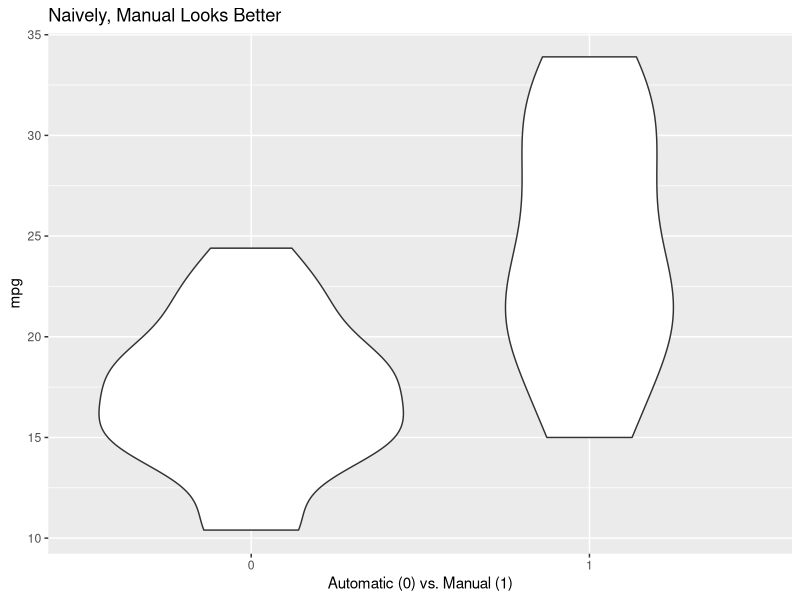
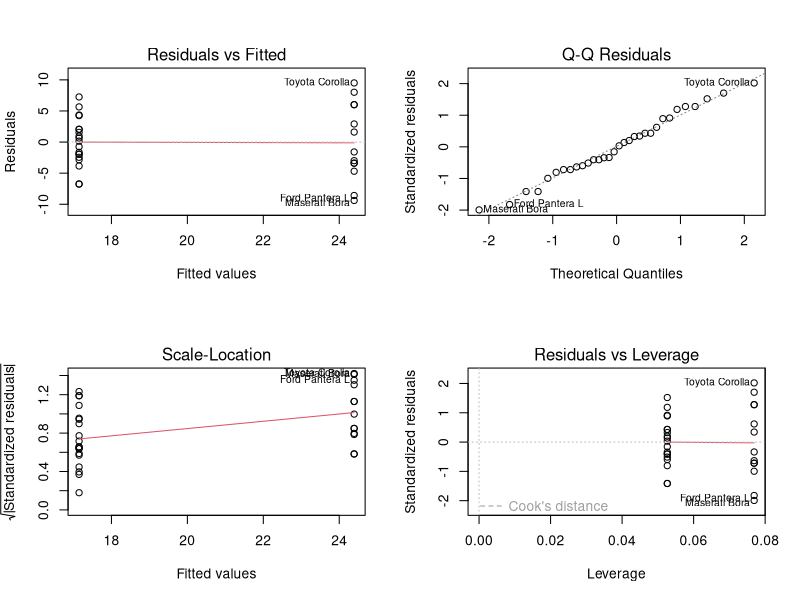
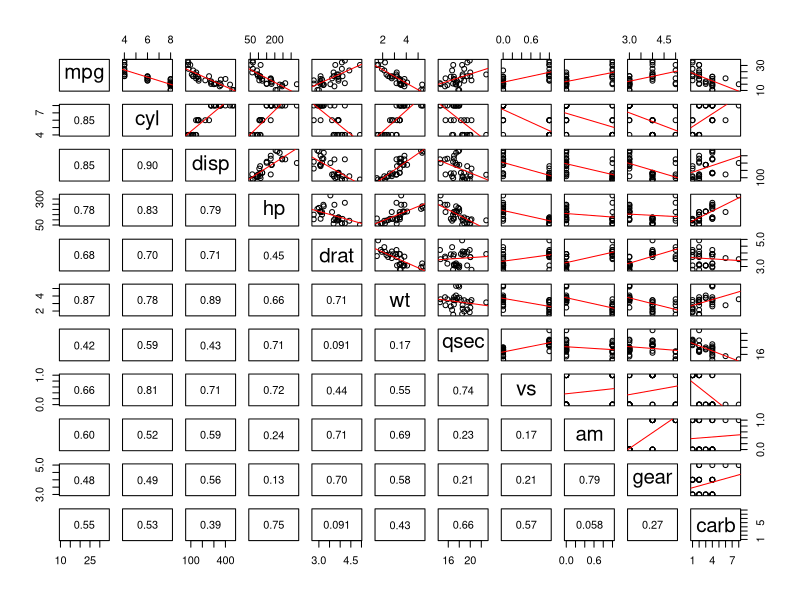
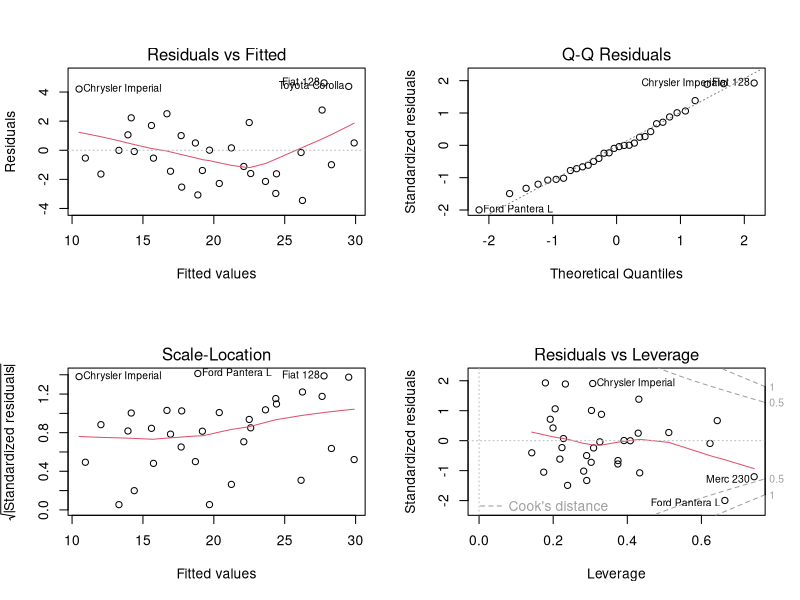
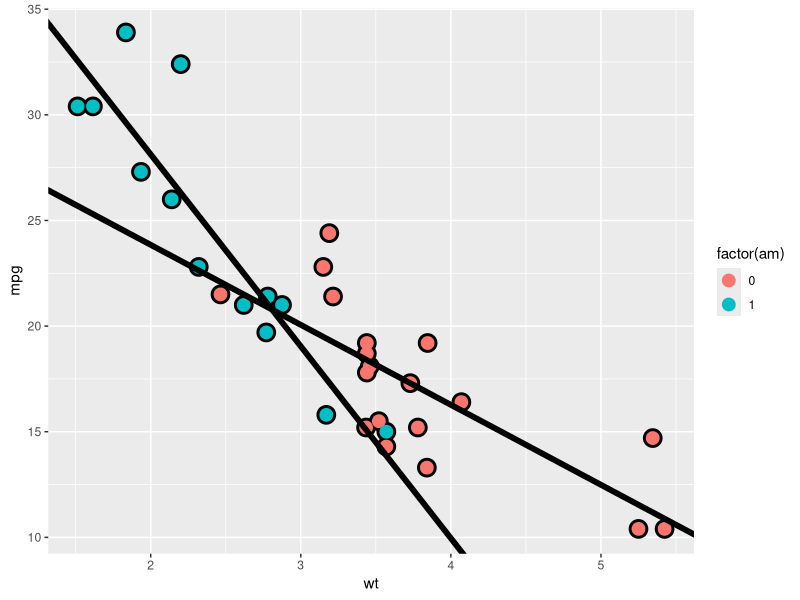

Recreate these plots in R, in order.
## ---- chunk 1
knitr::opts_chunk$set(echo = TRUE)
## ---- chunk 2
head(mtcars)
dim(mtcars)
## ---- chunk 3
library(ggplot2)
ggplot(mtcars, aes(factor(am), mpg)) + geom_violin() + labs(x="Automatic (0) vs. Manual (1)", title="Naively, Manual Looks Better")
## ---- chunk 4
fit <- lm(mpg ~ am, mtcars)
summary(fit)
par(mfrow = c(2, 2))
plot(fit)
## ---- chunk 5
panel.cor <- function(x, y, digits = 2, prefix = "", cex.cor, ...)
{
   usr <- par("usr"); on.exit(par(usr))
   par(usr = c(0, 1, 0, 1))
   r <- abs(cor(x, y))
   txt <- format(c(r, 0.123456789), digits = digits)[1]
   txt <- paste0(prefix, txt)
   if(missing(cex.cor)) cex.cor <- 0.8/strwidth(txt)
   text(0.5, 0.5, txt)
}
pairs(mtcars, upper.panel = function(x,y){points(x,y) + abline(lm(y~x), col='red')}, lower.panel = panel.cor)
## ---- chunk 6
fit_all <- lm(mpg ~ ., mtcars)
summary(fit_all)
par(mfrow = c(2,2))
plot(fit_all)
## ---- chunk 7
fit <- lm(mpg ~ wt * factor(am), mtcars)
g <- ggplot(mtcars, aes(x=wt, y=mpg, color=factor(am)))
g <- g + geom_point(size=6, color='black') + geom_point(size=4)
g1 <- g
g1 <- g1 + geom_abline(intercept = coef(fit)[1], slope=coef(fit)[2], size=2)
g1 <- g1 + geom_abline(intercept = coef(fit)[1] + coef(fit)[3], slope = coef(fit)[2] + coef(fit)[4], size=2)
g1
